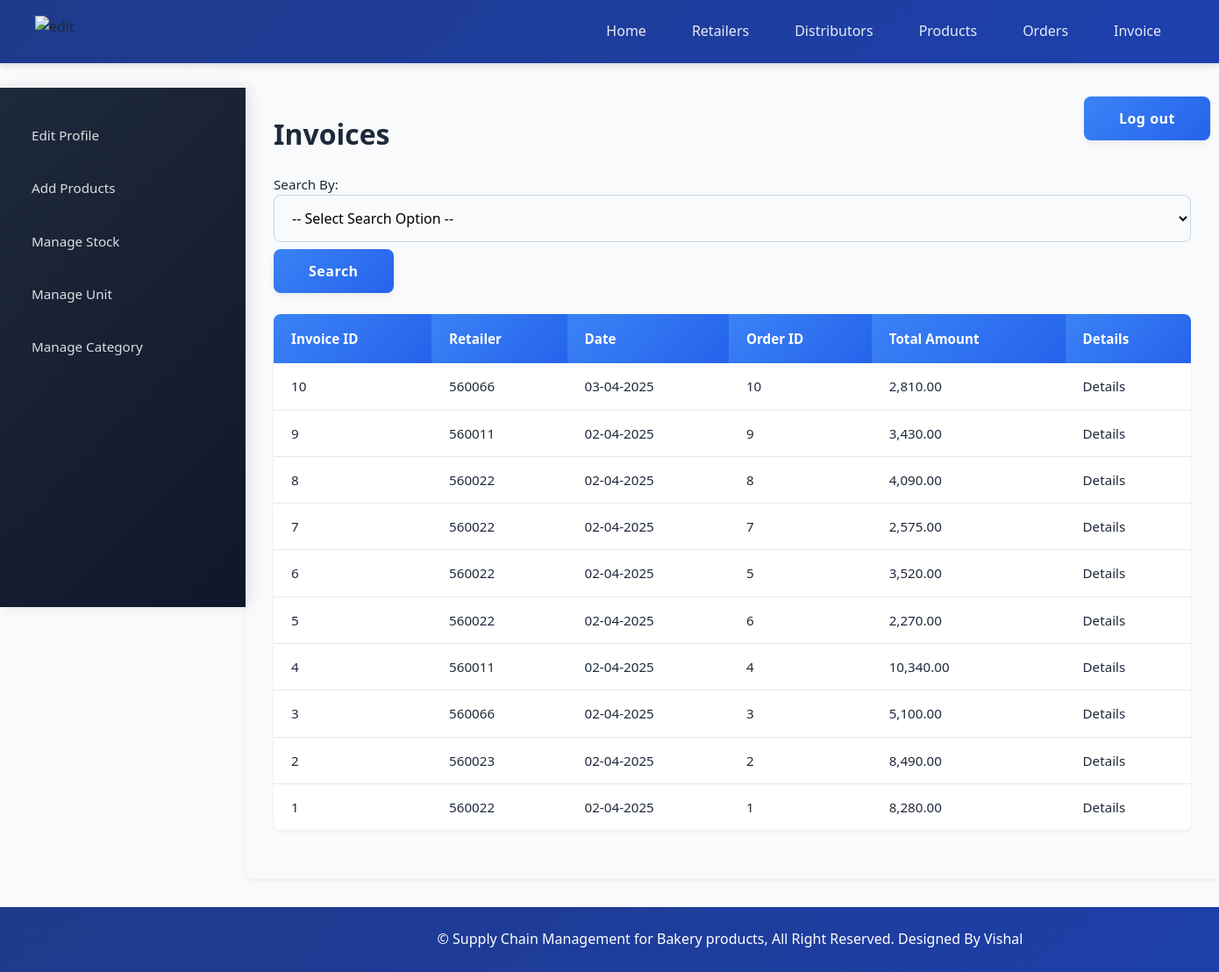
The page /manufacturer/view_invoice.php (signed in) on the database its author committed.
### tables this page shows
CREATE TABLE `invoice` (
  `invoice_id` int(11) NOT NULL,
  `order_id` int(11) NOT NULL,
  `retailer_id` int(11) NOT NULL,
  `dist_id` int(11) NOT NULL,
  `date` date NOT NULL,
  `total_amount` decimal(10,3) NOT NULL,
  `comments` text DEFAULT NULL
);

CREATE TABLE `area` (
  `area_id` int(11) NOT NULL,
  `area_name` varchar(50) NOT NULL,
  `area_code` varchar(10) NOT NULL
);

### manufacturer/view_invoice.php (the view, shortened to what this page needs)
<?php
require("../includes/config.php");
$result_selectInvoice = null;
if ($_SERVER['REQUEST_METHOD'] == "POST" && isset($_POST['cmbFilter'])) {
    $filterType = $_POST['cmbFilter'];
    try {
        switch ($filterType) {
            case 'invoiceId':
                if (!empty($_POST['txtInvoiceId'])) {
                    $invoice_id = validate_number($_POST['txtInvoiceId']);
                    if ($invoice_id === 1) {
                        $invoice_id = (int)$_POST['txtInvoiceId'];
                        $query = "SELECT invoice.*, retailer.retailer_id, area.area_code,
                                 (SELECT SUM(invoice_items.quantity * products.pro_price)
                                  FROM invoice_items, products
                                  WHERE invoice_items.invoice_id = invoice.invoice_id
                                  AND invoice_items.product_id = products.pro_id) AS calculated_total
                                 FROM invoice, retailer, area
                                 WHERE invoice.retailer_id = retailer.retailer_id
                                 AND retailer.area_id = area.area_id
                                 AND invoice.invoice_id = ?";
                        $stmt = mysqli_prepare($con, $query);
                        mysqli_stmt_bind_param($stmt, "i", $invoice_id);
                        mysqli_stmt_execute($stmt);
                        $result_selectInvoice = mysqli_stmt_get_result($stmt);
                    } else {
                        $error = "* Invalid ID";
                    }
                }
                break;
            case 'orderId':
                if (!empty($_POST['txtOrderId'])) {
                    $order_id = validate_number($_POST['txtOrderId']);
                    if ($order_id === 1) {
                        $order_id = (int)$_POST['txtOrderId'];
                        $query = "SELECT invoice.*, retailer.retailer_id, area.area_code,
                                 (SELECT SUM(invoice_items.quantity * products.pro_price)
                                  FROM invoice_items, products
                                  WHERE invoice_items.invoice_id = invoice.invoice_id
                                  AND invoice_items.product_id = products.pro_id) AS calculated_total
                                 FROM invoice, retailer, area
                                 WHERE invoice.retailer_id = retailer.retailer_id
                                 AND retailer.area_id = area.area_id
                                 AND invoice.order_id = ?";
                        $stmt = mysqli_prepare($con, $query);
                        mysqli_stmt_bind_param($stmt, "i", $order_id);
                        mysqli_stmt_execute($stmt);
                        $result_selectInvoice = mysqli_stmt_get_result($stmt);
                    } else {
                        $error = "* Invalid ID";
                    }
                }
                break;
            case 'retailer':
                if (!empty($_POST['cmbRetailer'])) {
                    $retailer_id = (int)$_POST['cmbRetailer'];
                    $query = "SELECT invoice.*, retailer.retailer_id, area.area_code,
                             (SELECT SUM(invoice_items.quantity * products.pro_price)
                              FROM invoice_items, products
                              WHERE invoice_items.invoice_id = invoice.invoice_id
                              AND invoice_items.product_id = products.pro_id) AS calculated_total
                             FROM invoice, retailer, area
                             WHERE invoice.retailer_id = retailer.retailer_id
                             AND retailer.area_id = area.area_id
                             AND invoice.retailer_id = ?
                             ORDER BY invoice.invoice_id DESC";
                    $stmt = mysqli_prepare($con, $query);
                    mysqli_stmt_bind_param($stmt, "i", $retailer_id);
                    mysqli_stmt_execute($stmt);
                    $result_selectInvoice = mysqli_stmt_get_result($stmt);
                }
                break;
            case 'date':
                if (!empty($_POST['txtDate'])) {
                    $date = $_POST['txtDate'];
                    if (DateTime::createFromFormat('Y-m-d', $date) !== false) {
                        $query = "SELECT invoice.*, retailer.retailer_id, area.area_code,
                                 (SELECT SUM(invoice_items.quantity * products.pro_price)
                                  FROM invoice_items, products
                                  WHERE invoice_items.invoice_id = invoice.invoice_id
                                  AND invoice_items.product_id = products.pro_id) AS calculated_total
                                 FROM invoice, retailer, area
                                 WHERE invoice.retailer_id = retailer.retailer_id
                                 AND retailer.area_id = area.area_id
                                 AND invoice.date = ?";
                        $stmt = mysqli_prepare($con, $query);
                        mysqli_stmt_bind_param($stmt, "s", $date);
                        mysqli_stmt_execute($stmt);
                        $result_selectInvoice = mysqli_stmt_get_result($stmt);
                    } else {
                        $error = "* Invalid date format";
                    }
                }
                break;
            default:
                $error = "* Please select a valid search option";
        }
        if ($result_selectInvoice && mysqli_num_rows($result_selectInvoice) === 0) {
            $error = "* No invoices found with the selected criteria";
        }
    } catch (Exception $e) {
        $error = "* An error occurred while processing your request";
        error_log($e->getMessage());
    }
} else {
    $query = "SELECT invoice.*, retailer.retailer_id, area.area_code,
             (SELECT SUM(invoice_items.quantity * products.pro_price)
              FROM invoice_items, products
              WHERE invoice_items.invoice_id = invoice.invoice_id
              AND invoice_items.product_id = products.pro_id) AS calculated_total
             FROM invoice, retailer, area
             WHERE invoice.retailer_id = retailer.retailer_id
             AND retailer.area_id = area.area_id
             ORDER BY invoice.invoice_id DESC";
    $result_selectInvoice = mysqli_query($con, $query);
}
?>
<!DOCTYPE html>
<html lang="en">
<head>
    <link rel="stylesheet" href="../includes/main_style.css">
    <link rel="stylesheet" href="css/smoothness/jquery-ui.css">
</head>
<body>
    <?php
        include("../includes/nav_manufacturer.inc.php");
        include("../includes/aside_manufacturer.inc.php");
    ?>
    <section>
        <h1>Invoices</h1>
        <form action="" method="POST" class="form">
            <div class="input-box">
                Search By:
                <select name="cmbFilter" id="cmbFilter" required>
                    <option value="" disabled selected>-- Select Search Option --</option>
                </select>
            </div>
            <input type="submit" class="submit_button" value="Search">
        </form>
        <?php if ($result_selectInvoice && mysqli_num_rows($result_selectInvoice) > 0): ?>
        <table class="table_displayData">
            <tr>
                <th>Invoice ID</th>
                <th>Retailer</th>
                <th>Date</th>
                <th>Order ID</th>
                <th>Total Amount</th>
                <th>Details</th>
            </tr>
            <?php
            while($row = mysqli_fetch_assoc($result_selectInvoice)):
            ?>
            <tr>
                <td><?php echo htmlspecialchars($row['invoice_id']); ?></td>
                <td><?php echo htmlspecialchars($row['area_code']); ?></td>
                <td><?php echo date("d-m-Y", strtotime($row['date'])); ?></td>
                <td><?php echo htmlspecialchars($row['order_id']); ?></td>
                <td><?php echo number_format($row['calculated_total'], 2); ?></td>
                <td><a href="view_invoice_items.php?id=<?php echo $row['invoice_id']; ?>">Details</a></td>
            </tr>
            <?php
            endwhile;
            ?>
        </table>
        <?php elseif (!empty($_POST)): ?>
            <p class="error">No invoices found matching your criteria.</p>
        <?php endif; ?>
    </section>
    <?php include("../includes/footer.inc.php"); ?>
</body>
</html>

### includes/main_style.css (style rules this page uses)
* { font-family: 'Segoe UI', Roboto, -apple-system, sans-serif; margin: 0; padding: 0; box-sizing: border-box; }
body { margin: auto; background-color: #f8fafc; color: #1e293b; line-height: 1.6; }
a { text-decoration: none; color: inherit; }
.input-box { width: 100%; margin: 0.5rem 0; position: relative; }
.input-box input, .input-box textarea, .input-box select { width: 100%; padding: 0.875rem 1rem; border: 1px solid #cbd5e1; border-radius: 8px; font-size: 1rem; transition: all 0.3s cubic-bezier(0.4, 0, 0.2, 1); background-color: #f8fafc; }
.submit_button { font-size: 1rem; padding: 0.875rem 2.5rem; background: linear-gradient(135deg, #3b82f6 0%, #2563eb 100%); border: none; border-radius: 8px; color: white; cursor: pointer; transition: all 0.3s cubic-bezier(0.4, 0, 0.2, 1); font-weight: 600; letter-spacing: 0.5px; box-shadow: 0 4px 6px rgba(0, 0, 0, 0.05); }
body { margin-left: 280px; min-height: 100vh; margin-top: 100px; overflow-x: hidden; }
section { max-width: 1200px; width: 100%; padding: 2rem; margin: 0 auto; }
section h1 { margin: 0 0 1.5rem; font-weight: 700; color: #1e293b; font-size: 2rem; line-height: 1.3; }
table { border-collapse: separate; border-spacing: 0; width: 100%; margin: 1.5rem 0; font-size: 0.95rem; background: white; border-radius: 8px; overflow: hidden; box-shadow: 0 2px 4px rgba(0, 0, 0, 0.05); }
.table_displayData th { background: linear-gradient(135deg, #3b82f6 0%, #2563eb 100%); color: white; padding: 1rem 1.25rem; font-weight: 600; text-align: left; }
.table_displayData td { padding: 0.875rem 1.25rem; border-bottom: 1px solid #e2e8f0; }
.table_displayData tr:last-child td { border-bottom: none; }

### rows shown on the page
invoice: invoice_id "10", area.area_code "560066", date "03-04-2025", order "10", calculated_total "2,810.00"
invoice: invoice_id "9", area.area_code "560011", date "02-04-2025", order "9", calculated_total "3,430.00"
invoice: invoice_id "8", area.area_code "560022", date "02-04-2025", order "8", calculated_total "4,090.00"
invoice: invoice_id "7", area.area_code "560022", date "02-04-2025", order "7", calculated_total "2,575.00"
invoice: invoice_id "6", area.area_code "560022", date "02-04-2025", order "5", calculated_total "3,520.00"
invoice: invoice_id "5", area.area_code "560022", date "02-04-2025", order "6", calculated_total "2,270.00"
invoice: invoice_id "4", area.area_code "560011", date "02-04-2025", order "4", calculated_total "10,340.00"
invoice: invoice_id "3", area.area_code "560066", date "02-04-2025", order "3", calculated_total "5,100.00"
invoice: invoice_id "2", area.area_code "560023", date "02-04-2025", order "2", calculated_total "8,490.00"
invoice: invoice_id "1", area.area_code "560022", date "02-04-2025", order "1", calculated_total "8,280.00"
